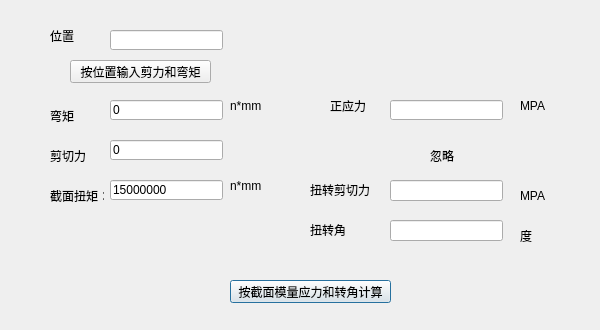
<?xml version="1.0" encoding="UTF-8"?>
<ui version="4.0">
 <class>Dialog</class>
 <widget class="QDialog" name="Dialog">
  <property name="geometry">
   <rect>
    <x>0</x>
    <y>0</y>
    <width>600</width>
    <height>330</height>
   </rect>
  </property>
  <property name="windowTitle">
   <string>Dialog</string>
  </property>
  <widget class="QPushButton" name="pushButton">
   <property name="geometry">
    <rect>
     <x>230</x>
     <y>280</y>
     <width>161</width>
     <height>23</height>
    </rect>
   </property>
   <property name="text">
    <string>按截面模量应力和转角计算</string>
   </property>
  </widget>
  <widget class="QLabel" name="label">
   <property name="geometry">
    <rect>
     <x>50</x>
     <y>190</y>
     <width>54</width>
     <height>12</height>
    </rect>
   </property>
   <property name="text">
    <string>截面扭矩：</string>
   </property>
  </widget>
  <widget class="QLineEdit" name="lineEdit">
   <property name="geometry">
    <rect>
     <x>110</x>
     <y>180</y>
     <width>113</width>
     <height>20</height>
    </rect>
   </property>
   <property name="text">
    <string>15000000</string>
   </property>
  </widget>
  <widget class="QLabel" name="label_2">
   <property name="geometry">
    <rect>
     <x>50</x>
     <y>30</y>
     <width>54</width>
     <height>12</height>
    </rect>
   </property>
   <property name="text">
    <string>位置</string>
   </property>
  </widget>
  <widget class="QLineEdit" name="lineEdit_2">
   <property name="geometry">
    <rect>
     <x>110</x>
     <y>30</y>
     <width>113</width>
     <height>20</height>
    </rect>
   </property>
  </widget>
  <widget class="QPushButton" name="pushButton_2">
   <property name="geometry">
    <rect>
     <x>70</x>
     <y>60</y>
     <width>141</width>
     <height>23</height>
    </rect>
   </property>
   <property name="text">
    <string>按位置输入剪力和弯矩</string>
   </property>
  </widget>
  <widget class="QLineEdit" name="lineEdit_3">
   <property name="geometry">
    <rect>
     <x>110</x>
     <y>100</y>
     <width>113</width>
     <height>20</height>
    </rect>
   </property>
   <property name="text">
    <string>0</string>
   </property>
  </widget>
  <widget class="QLabel" name="label_3">
   <property name="geometry">
    <rect>
     <x>50</x>
     <y>110</y>
     <width>54</width>
     <height>12</height>
    </rect>
   </property>
   <property name="text">
    <string>弯矩</string>
   </property>
  </widget>
  <widget class="QLineEdit" name="lineEdit_4">
   <property name="geometry">
    <rect>
     <x>110</x>
     <y>140</y>
     <width>113</width>
     <height>20</height>
    </rect>
   </property>
   <property name="text">
    <string>0</string>
   </property>
  </widget>
  <widget class="QLabel" name="label_4">
   <property name="geometry">
    <rect>
     <x>50</x>
     <y>150</y>
     <width>54</width>
     <height>12</height>
    </rect>
   </property>
   <property name="text">
    <string>剪切力</string>
   </property>
  </widget>
  <widget class="QLineEdit" name="lineEdit_5">
   <property name="geometry">
    <rect>
     <x>390</x>
     <y>100</y>
     <width>113</width>
     <height>20</height>
    </rect>
   </property>
  </widget>
  <widget class="QLabel" name="label_5">
   <property name="geometry">
    <rect>
     <x>330</x>
     <y>100</y>
     <width>54</width>
     <height>12</height>
    </rect>
   </property>
   <property name="text">
    <string>正应力</string>
   </property>
  </widget>
  <widget class="QLineEdit" name="lineEdit_6">
   <property name="geometry">
    <rect>
     <x>390</x>
     <y>180</y>
     <width>113</width>
     <height>21</height>
    </rect>
   </property>
  </widget>
  <widget class="QLabel" name="label_6">
   <property name="geometry">
    <rect>
     <x>310</x>
     <y>180</y>
     <width>71</width>
     <height>20</height>
    </rect>
   </property>
   <property name="text">
    <string>扭转剪切力</string>
   </property>
  </widget>
  <widget class="QLabel" name="label_7">
   <property name="geometry">
    <rect>
     <x>230</x>
     <y>100</y>
     <width>54</width>
     <height>12</height>
    </rect>
   </property>
   <property name="text">
    <string>n*mm</string>
   </property>
  </widget>
  <widget class="QLabel" name="label_8">
   <property name="geometry">
    <rect>
     <x>230</x>
     <y>180</y>
     <width>54</width>
     <height>12</height>
    </rect>
   </property>
   <property name="text">
    <string>n*mm</string>
   </property>
  </widget>
  <widget class="QLabel" name="label_9">
   <property name="geometry">
    <rect>
     <x>520</x>
     <y>100</y>
     <width>54</width>
     <height>12</height>
    </rect>
   </property>
   <property name="text">
    <string>MPA</string>
   </property>
  </widget>
  <widget class="QLabel" name="label_10">
   <property name="geometry">
    <rect>
     <x>520</x>
     <y>190</y>
     <width>54</width>
     <height>12</height>
    </rect>
   </property>
   <property name="text">
    <string>MPA</string>
   </property>
  </widget>
  <widget class="QLabel" name="label_11">
   <property name="geometry">
    <rect>
     <x>430</x>
     <y>150</y>
     <width>54</width>
     <height>12</height>
    </rect>
   </property>
   <property name="text">
    <string>忽略</string>
   </property>
  </widget>
  <widget class="QLabel" name="label_12">
   <property name="geometry">
    <rect>
     <x>520</x>
     <y>230</y>
     <width>54</width>
     <height>12</height>
    </rect>
   </property>
   <property name="text">
    <string>度</string>
   </property>
  </widget>
  <widget class="QLabel" name="label_13">
   <property name="geometry">
    <rect>
     <x>310</x>
     <y>220</y>
     <width>71</width>
     <height>20</height>
    </rect>
   </property>
   <property name="text">
    <string>扭转角</string>
   </property>
  </widget>
  <widget class="QLineEdit" name="lineEdit_7">
   <property name="geometry">
    <rect>
     <x>390</x>
     <y>220</y>
     <width>113</width>
     <height>21</height>
    </rect>
   </property>
  </widget>
 </widget>
 <resources/>
 <connections>
  <connection>
   <sender>pushButton</sender>
   <signal>clicked()</signal>
   <receiver>Dialog</receiver>
   <slot>streescalc()</slot>
   <hints>
    <hint type="sourcelabel">
     <x>159</x>
     <y>195</y>
    </hint>
    <hint type="destinationlabel">
     <x>157</x>
     <y>245</y>
    </hint>
   </hints>
  </connection>
 </connections>
 <slots>
  <slot>streescalc()</slot>
 </slots>
</ui>
